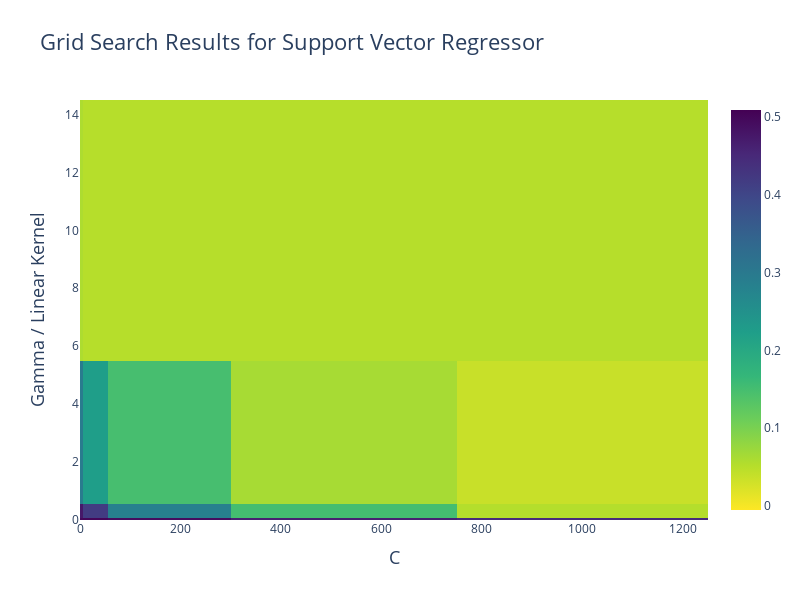

The code cell stored with this chart in its notebook:
### Markdown cell above
<br>

**Display the GridSearchCV as an image:**

### Code cell
import plotly.graph_objs as go
import plotly.io as pio

# Set the default renderer for Plotly in JupyterLab
pio.renderers.default = 'jupyterlab'

# Extract the results of the grid search
results_gs_SVR = gs_SVR.cv_results_
params_gs_SVR = results_gs_SVR['params']
mean_test_score_gs_SVR = results_gs_SVR['mean_test_score']

# Create a matrix/heatmap plot
fig = go.Figure()

# Create heatmap trace
heatmap = go.Heatmap(
    x=[param['C'] for param in params_gs_SVR],
    y=[param['gamma'] if param['kernel'] == 'rbf' else 'linear' for param in params_gs_SVR],
    z=mean_test_score_gs_SVR,
    colorscale='Viridis_r',
    text=[f"Kernel: {param['kernel']}, Epsilon: {param['epsilon']}" for param in params_gs_SVR],
)

fig.add_trace(heatmap)

# Set the axis labels and title with modified font size
fig.update_layout(
    # title='Grid Search Results for Support Vector Regressor',
    title=dict(text='Grid Search Results for Support Vector Regressor', font=dict(size=22)),
    xaxis_title=dict(text='C', font=dict(size=18)),  
    yaxis_title=dict(text='Gamma / Linear Kernel', font=dict(size=18)),
    height=600, 
    width=800   
)

# Display the plot
fig.show()

### Figure 1 — Plotly figure (JSON) as saved in the notebook; plotly's stock layout.template omitted (floating-point values rounded to 4 significant figures; data arrays with more than 128 entries replaced by an {"elided": "..."} marker saying what was removed)
{"data": [{"colorscale": [[0, "#fde725"], [0.1111, "#b5de2b"], [0.2222, "#6ece58"], [0.3333, "#35b779"], [0.4444, "#1f9e89"], [0.5556, "#26828e"], [0.6667, "#31688e"], [0.7778, "#3e4989"], [0.8889, "#482878"], [1, "#440154"]], "text": {"elided": "224 str values"}, "type": "heatmap", "x": {"elided": "224 float values"}, "y": {"elided": "224 mixed values"}, "z": {"elided": "224 float values"}}], "layout": {"height": 600, "title": {"font": {"size": 22}, "text": "Grid Search Results for Support Vector Regressor"}, "width": 800, "xaxis": {"autorange": true, "range": [-0.035, 1250], "title": {"font": {"size": 18}, "text": "C"}, "type": "linear"}, "yaxis": {"autorange": true, "range": [-3.5e-05, 14.5], "title": {"font": {"size": 18}, "text": "Gamma / Linear Kernel"}, "type": "linear"}}}
